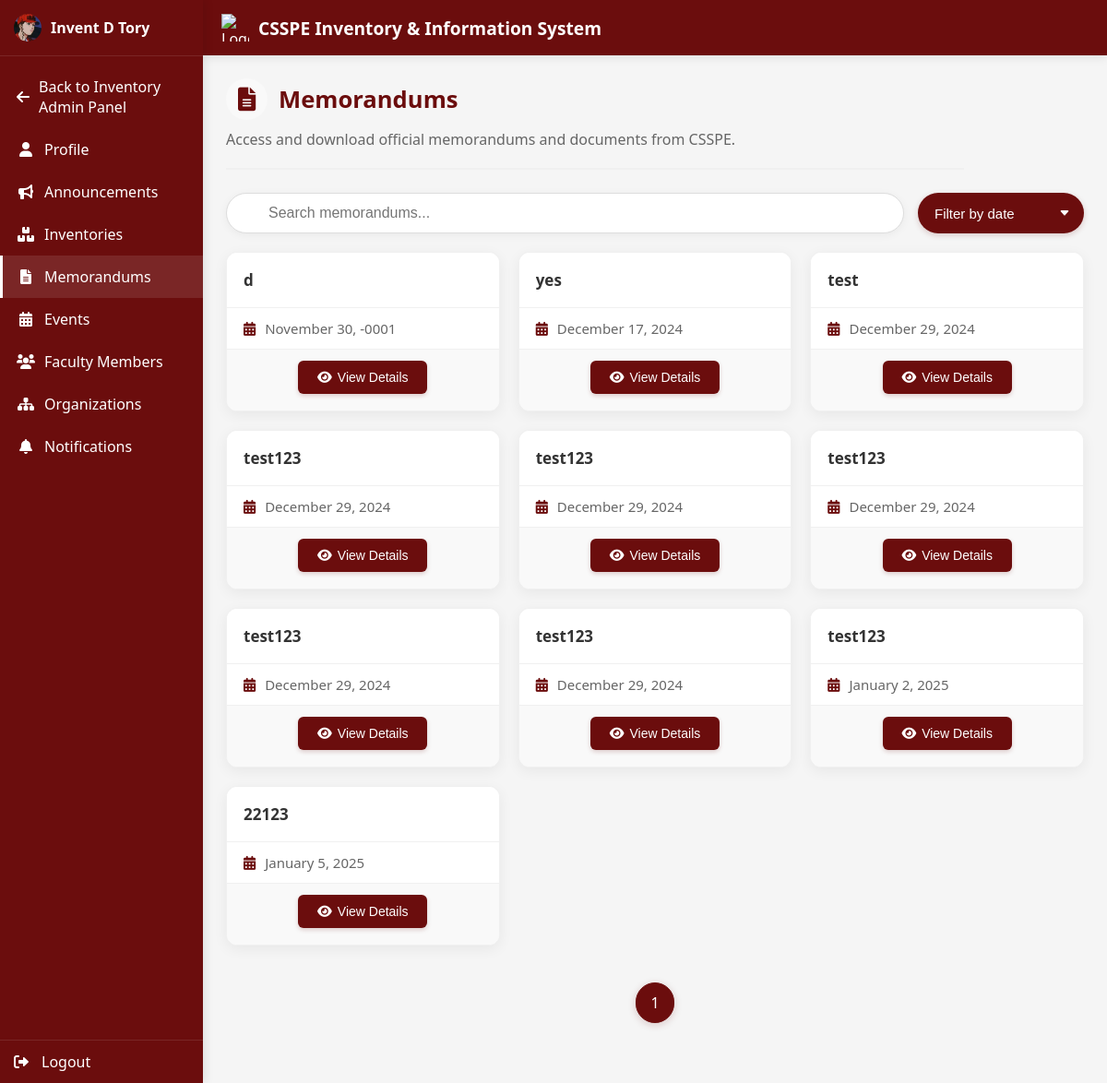
The app's page /homePage/memorandumHome.php (signed in) with its own data.
### tables this page shows
CREATE TABLE `users` (
  `id` int(11) NOT NULL,
  `first_name` varchar(100) NOT NULL,
  `last_name` varchar(100) NOT NULL,
  `middle_name` varchar(100) DEFAULT NULL,
  `email` varchar(255) NOT NULL,
  `address` text NOT NULL,
  `contact_no` varchar(15) NOT NULL,
  `rank` enum('Instructor','Assistant Professor','Associate Professor','Professor') NOT NULL,
  `password` varchar(255) NOT NULL,
  `created_at` timestamp NOT NULL DEFAULT current_timestamp(),
  `role` varchar(50) NOT NULL DEFAULT 'Instructor',
  `image` varchar(255) DEFAULT NULL,
  `department` varchar(255) NOT NULL,
  `ban` tinyint(1) DEFAULT 0,
  `status` tinyint(1) DEFAULT 0
);

CREATE TABLE `memorandums` (
  `id` int(11) NOT NULL,
  `file_path` varchar(255) NOT NULL,
  `title` varchar(255) NOT NULL,
  `uploaded_at` timestamp NOT NULL DEFAULT current_timestamp(),
  `updated_at` datetime DEFAULT NULL,
  `description` varchar(255) DEFAULT NULL
);

### homePage/memorandumHome.php (the view, shortened to what this page needs)
<?php
require_once '../conn/conn.php';
$userid = $_SESSION['user_id'];
$query = "SELECT first_name, middle_name, last_name, image FROM users WHERE id = ?";
$stmt = $conn->prepare($query);
$stmt->bind_param("i", $userid);
$stmt->execute();
$result = $stmt->get_result();
if ($result->num_rows > 0) {
    $row = $result->fetch_assoc();
    $fullName = trim($row['first_name'] . ' ' . $row['middle_name'] . ' ' . $row['last_name']);
    $image = $row['image'];
} else {
    $fullName = "User Not Found";
}
$limit = 12;
$page = isset($_GET['page']) ? (int) $_GET['page'] : 1;
$offset = ($page - 1) * $limit;
$query = "SELECT * FROM memorandums LIMIT $limit OFFSET $offset";
$result = mysqli_query($conn, $query);
$totalQuery = "SELECT COUNT(*) AS total FROM memorandums";
$totalResult = mysqli_query($conn, $totalQuery);
$totalRow = mysqli_fetch_assoc($totalResult);
$totalItems = $totalRow['total'];
$totalPages = ceil($totalItems / $limit);
?>
<!DOCTYPE html>
<html lang="en">
<head>
    <link href="https://cdnjs.cloudflare.com/ajax/libs/font-awesome/6.0.0-beta3/css/all.min.css" rel="stylesheet">
</head>
<body>
    <div class="sidebar" id="sidebar">
        <div class="sidebar-header">
            <img src="../assets/img/<?= !empty($image) ? htmlspecialchars($image) : 'CSSPE.png' ?>" alt="Profile">
            <span><?php echo $fullName; ?></span>
        </div>
        <div style="display: flex; flex-direction: column; padding: 10px 0;">
            <?php if ($_SESSION['user_role'] === 'inventory_admin'): ?>
                <a href="../inventoryAdmin/index.php" class="sidebar-link">
                    <i class="fas fa-arrow-left"></i> Back to Inventory Admin Panel
                </a>
            <?php elseif ($_SESSION['user_role'] === 'information_admin'): ?>
                <a href="../informationAdmin/index.php" class="sidebar-link">
                    <i class="fas fa-arrow-left"></i> Back to Information Admin Panel
                </a>
            <?php elseif ($_SESSION['user_role'] === 'super_admin'): ?>
                <a href="../superAdmin/index.php" class="sidebar-link">
                    <i class="fas fa-arrow-left"></i> Back to Super Admin Panel
                </a>
            <?php endif; ?>
            <a href="../homePage/profile.php" class="sidebar-link">
                <i class="fas fa-user"></i> Profile
            </a>
            <a href="../homePage/" class="sidebar-link">
                <i class="fas fa-bullhorn"></i> Announcements
            </a>
            <a href="../homePage/borrowing.php" class="sidebar-link">
                <i class="fas fa-boxes"></i> Inventories
            </a>
            <a href="../homePage/memorandumHome.php" class="sidebar-link active">
                <i class="fas fa-file-alt"></i> Memorandums
            </a>
            <a href="../homePage/events.php" class="sidebar-link">
                <i class="fas fa-calendar-alt"></i> Events
            </a>
            <a href="../homePage/members.php" class="sidebar-link">
                <i class="fas fa-users"></i> Faculty Members
            </a>
            <a href="../homePage/organization.php" class="sidebar-link">
                <i class="fas fa-sitemap"></i> Organizations
            </a>
            <a href="../homePage/notification.php" class="sidebar-link">
                <i class="fas fa-bell"></i> Notifications
            </a>
        </div>
        <a href="../logout.php" class="sidebar-footer">
            <i class="fas fa-sign-out-alt"></i> Logout
        </a>
    </div>
    <div class="main-content" id="mainContent">
        <header class="page-header">
            <img src="../assets/img/CSSPE.png" alt="Logo">
            <h1 class="system-title">CSSPE Inventory & Information System</h1>
        </header>
        <div class="page-content">
            <h2 class="page-title">
                <i class="fas fa-file-alt"></i> Memorandums
            </h2>
            <p class="page-description">Access and download official memorandums and documents from CSSPE.</p>
            <div class="search-container">
                <input class="search-bar" type="text" placeholder="Search memorandums..." oninput="searchCard()">
                <select class="filter-dropdown" id="filterDropdown" onchange="filterByDate()">
                    <option value="">Filter by date</option>
                </select>
            </div>
            <div class="memorandums-grid" id="inventoryContainer">
                <?php while ($row = mysqli_fetch_assoc($result)): ?>
                    <div class="memorandum-card">
                        <div class="memorandum-title">
                            <p><?php echo htmlspecialchars($row['title']); ?></p>
                        </div>
                        <div class="memorandum-date">
                            <p><?php echo date('F j, Y', strtotime($row['uploaded_at'])); ?></p>
                        </div>
                        <div class="memorandum-actions">
                            <button class="view-button" onclick="editProgram(
                        '<?php echo addslashes(htmlspecialchars($row['title'])); ?>',
                        '<?php echo addslashes(htmlspecialchars($row['description'])); ?>',
                        '<?php echo addslashes(htmlspecialchars($row['file_path'])); ?>',
                        '<?php echo date('F j, Y', strtotime($row['uploaded_at'])); ?>'
                        )">
                                <i class="fas fa-eye"></i> View Details
                            </button>
                        </div>
                    </div>
                <?php endwhile; ?>
            </div>
            <div class="pagination">
                <?php for ($i = 1; $i <= $totalPages; $i++): ?>
                    <a href="?page=<?php echo $i; ?>" class="<?php echo ($i === $page) ? 'active' : ''; ?>"><?php echo $i; ?></a>
                <?php endfor; ?>
            </div>
        </div>
    </div>
</body>
</html>

### records on screen
users: image (picture), fullName "Invent D Tory"
memorandums: title "d", uploaded_at "November 30, -0001"
memorandums: title "yes", uploaded_at "December 17, 2024"
memorandums: title "test", uploaded_at "December 29, 2024"
memorandums: title "test123", uploaded_at "December 29, 2024"
memorandums: title "test123", uploaded_at "December 29, 2024"
memorandums: title "test123", uploaded_at "December 29, 2024"
memorandums: title "test123", uploaded_at "December 29, 2024"
memorandums: title "test123", uploaded_at "December 29, 2024"
memorandums: title "test123", uploaded_at "January 2, 2025"
memorandums: title "22123", uploaded_at "January 5, 2025"
